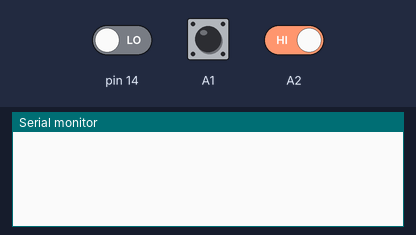
Simulated run of this sketch. Board: Arduino Uno, built with avr-gcc and run on an emulated ATmega328P. Parts: the last lines printed to the serial monitor. The test bench sets the inputs (shaded band); at power-on: pin 14 LOW, A1 HIGH, A2 HIGH.

Above: at 1.2 s.
1.3 s: pin 14 driven HIGH
At 2.5 s:
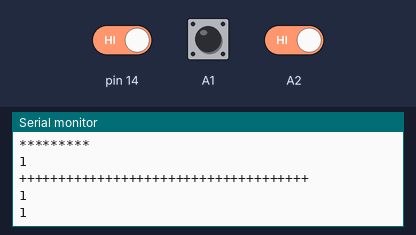
2.8 s: A1 pulled LOW for 0.15 s
At 3.02 s:
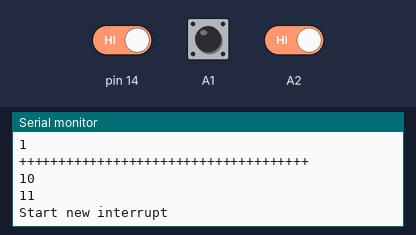
4.4 s: A1 pulled LOW for 1 s
At 6.0 s:
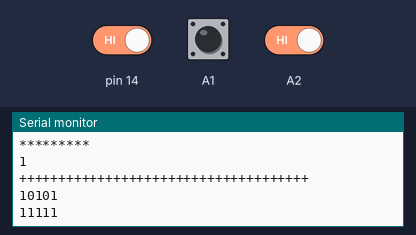
6.9 s: pin 14 driven LOW
At 8.1 s:
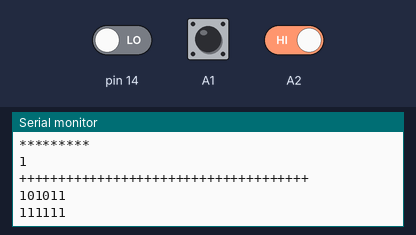
8.4 s: A1 driven LOW and A2 driven LOW
At 8.52 s:
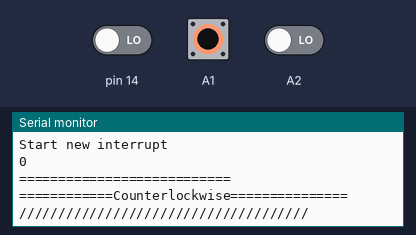
9.9 s: A1 driven HIGH
At 10.7 s:
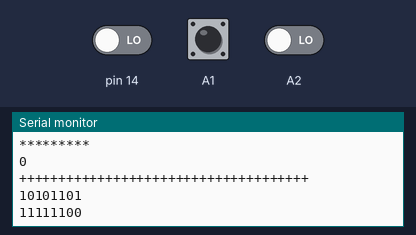
Timing chart, 0 to 12.4 s (numbered marks = the images above; inputs shaded):
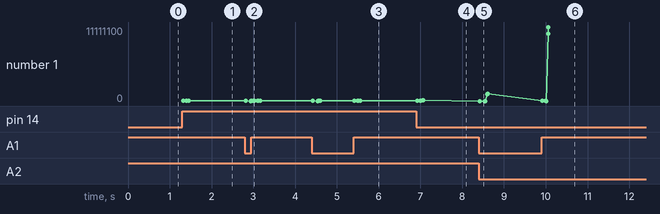

Measured:
- after the input at 1.3 s, the serial monitor: prints a new line at once (image 1)
- after the input at 2.8 s, the serial monitor: prints a new line at once (image 2)
- after the input at 4.4 s, the serial monitor: prints a new line after 0.20 s (image 3)
- after the input at 6.9 s, the serial monitor: prints a new line after 0.16 s (image 4)
- after the input at 8.4 s, the serial monitor: prints a new line at once (image 5)
- after the input at 9.9 s, the serial monitor: prints a new line at once (image 6)
- plotted number 1: 1 → 111 after the input at 2.8 s, 111 → 11111 after the input at 4.4 s, 11111 → 111111 after the input at 6.9 s, 111111 → 1111110 after the input at 8.4 s, 1111110 → 11111100 after the input at 9.9 s

The sketch:

WaistMeter_Encoder_with_interupt.ino
```cpp
#include <avr/interrupt.h>
//#include <bits/stdc++.h>
#include <string.h>

 String intBitA = "";
 String intBitB = "";
volatile byte seqA = B00000000;
volatile byte seqB = B00000000;
byte A_val2 = B00000000;
 byte B_val2 = B00000000;
 byte AandB_val = B00000000;
 byte AandB_valPrime = B00000000;
volatile byte cnt1 = 0;
volatile byte cnt2 = 0;
volatile boolean right = false;
volatile boolean left = false;
volatile boolean button = false;
boolean backlight = true;
byte menuitem = 1;
byte page = 1;

unsigned char initA_val;
unsigned char tempA_val;

unsigned long durationA;
unsigned long durationB;
unsigned long timeA;
unsigned long timeB;

void setup() {
 // pinMode(A0, INPUT);
  pinMode(A1, INPUT);
  pinMode(A2, INPUT);

  // Enable internal pull-up resistors
 // digitalWrite(A0, HIGH);
  digitalWrite(A1, HIGH);
  digitalWrite(A2, HIGH);

 /* PCICR =  0b00000010; // 1. PCIE1: Pin Change Interrupt Enable 1
  PCMSK1 = 0b00000111; // Enable Pin Change Interrupt for A0, A1, A2
  */

  cli();    // switch interrupts off while messing with their settings
  PCICR =B00000010;          // Enable PCINT1 interrupt
  PCMSK1 = B00000011;
  sei();    // turn interrupts back on

  initA_val = bitRead((PINC & B00000010),1);

  Serial.begin(9600);
}

void loop() {
// Serial.println("Wait");
  // MAIN LOOP
}


void InitialiseInterrupt(){
  cli();    // switch interrupts off while messing with their settings
  PCICR = B00000010;          // Enable PCINT1 interrupt
  PCMSK1 = B00000110;
  sei();    // turn interrupts back on
}


ISR (PCINT1_vect) {

Serial.println("Start new interrupt");

// If interrupt is triggered by the button
/*  if (!digitalRead(A0)) {

    button = true;
    }
*/

// Else if interrupt is triggered by encoder signals
 // else {

    // Read A and B signals
    //Serial.println(PINC,BIN);
    AandB_val = PINC & B00000110;

/*
//if(bitRead(AandB_valPrime,2)==0 || bitRead(AandB_valPrime,1)==0){
  if(bitRead(AandB_val,2)==0 && bitRead(AandB_val,1)==1){

    AandB_val = PINC & B00000110;
   // timeB =  -(pulseIn(A2, LOW));
    timeA = pulseIn(A1, HIGH);
    Serial.println("1,0");
  }else if(bitRead(AandB_val,1)==0 && bitRead(AandB_val,2)==1){

     AandB_val = PINC & B00000110;
    // timeA = -(pulseIn(A1, LOW));
      timeB =  pulseIn(A2, HIGH);
      Serial.println("0,1");
  }else if(bitRead(AandB_val,1)==0 && bitRead(AandB_val,2)==0){

     AandB_val = PINC & B00000110;
    // timeA = -(pulseIn(A1, LOW));
     // timeB =  -(pulseIn(A2, LOW));
      Serial.println("0,0");

  }else if(bitRead(AandB_val,1)==1 && bitRead(AandB_val,2)==0){
     AandB_val = PINC & B00000110;
     timeA = pulseIn(A1, HIGH);
   //  timeB = -(pulseIn(A2, LOW));
     Serial.println("1,0");
  } else if(bitRead(AandB_val,1)==1&& bitRead(AandB_val,2)==1){

     AandB_val = PINC & B00000110;
     timeA = pulseIn(A1, HIGH);
     timeB = pulseIn(A2, HIGH);
     Serial.println("1,1");
  }
//}

Serial.println(timeA);
Serial.println(timeB);


timeA = 0;
timeB = 0;

*/

   // durationA = pulseIn(A1, HIGH);
    //durationB = pulseIn(A2, HIGH);

    Serial.println(AandB_val,BIN);
    Serial.println("===========================");
  ///  Serial.println(durationA);
  //  Serial.println(durationB);
// A_val2 = AandB_val & B00000010;
// B_val2 = AandB_val & B00000100;

A_val2 = bitRead(AandB_val,1);

B_val2 = bitRead(AandB_val,2);

tempA_val = bitRead((AandB_val,1),1);

if(A_val2 != initA_val){
//rotating

  if(A_val2 != B_val2){
    Serial.println("============Clockwise===============");
  }
  else{
    Serial.println("============Counterlockwise===============");
  }


}

    Serial.println("/////////////////////////////////////");
   // boolean A_val = digitalRead(A1);
 //   boolean  A_val1 = PINC & B00000010;
 //   Serial.println(A_val1,BIN);
    Serial.println(A_val2,BIN);
 //  boolean  A_val = PINC & B00000010;
 //  Serial.println(A_val,BIN);
  //  boolean B_val = digitalRead(A2);
    //boolean  B_val1 = PINC & B00000100;
    Serial.println("*********");


 //   Serial.println(B_val1,BIN);
     Serial.println(B_val2,BIN);
 //   boolean B_val = PINC & B00000100;
 //   Serial.println(B_val,BIN);
   // Serial.println(A_val);
   // Serial.println(B_val);

    // Record the A and B signals in seperate sequences
    seqA <<= 1;
    seqA |= A_val2;

 intBitA += String(A_val2);
    seqB <<= 1;
    seqB |= B_val2;

    intBitB += String(B_val2);
    Serial.println("+++++++++++++++++++++++++++++++++++++");

Serial.println(intBitA);
Serial.println(intBitB);

    // Mask the MSB four bits
 //   seqA &= B00001111;
 //   seqB &= B00001111;

    // Compare the recorded sequence with the expected sequence
    if (seqA == B00001001 && seqB == B00000011) {
      cnt1++;
      Serial.println(cnt1);
      left = true;
      }

    if (seqA == B00000011 && seqB == B00001001) {
      cnt2++;
      Serial.println(cnt2);
      right = true;
      }
 // }


}
```
